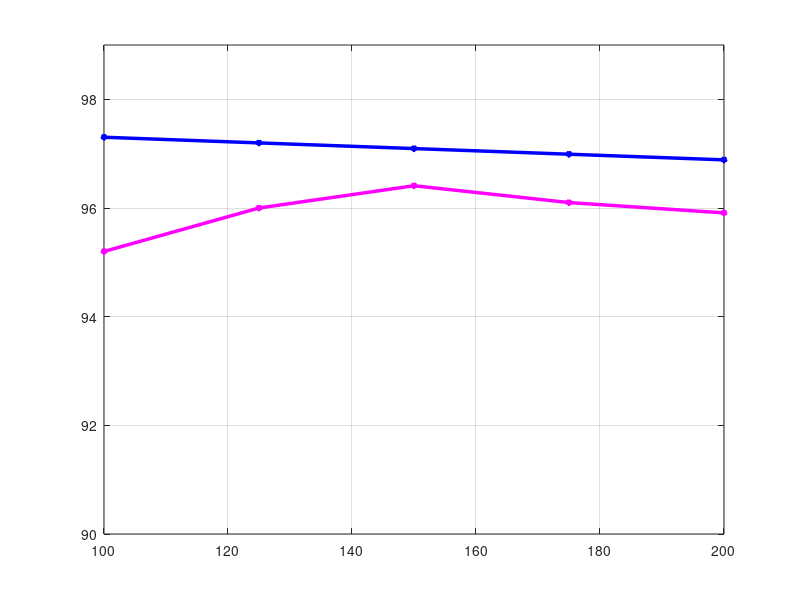

This chart was generated by the following MATLAB code:
clear
clc
Po=100:25:200
RL=2112.5;
Vin=48;                 
Vo=650;                         
G = Vo./Vin
f=50000;
Io=Po/Vo
d= (((3*G)-7)-(sqrt((G.^2)+(6*G)+9)))./(4*(G-1))
vc=0.05;               
VF=0.79;                 
Rs=55e-3;                              
Rd=50e-3;
rl=15e-3;                 
rc1 = 0.01;
rc2 = 0.01;
rc3 = 0.01;
rc4 = 0.01;
rc5 = 0.01;
IL = Io*(((2.*d.^3)-(9*d.^2)+(8.*d)-1)./((1-(2.*d)).*(1-d).*d));
L = (2.*Vin.*d.*(1-d))./(f.*0.1.*IL.*(1-(2.*d)));
VC1 = Vin./(1-(2.*d));
VC2 = (2.*Vin.*(1-d))./(1-(2.*d));
VC3 = (Vin.*((2.*d.^2)-(6.*d)+4))./((1-(2.*d)).*(1-d));
VC4 = (2.*Vin)./(1-(2.*d));
VC5 = (Vin.*((2.*d.^2)-(5.*d)+3))./((1-(2.*d)).*(1-d));
output=(Vin.*((2.*d.^2)-(7.*d)+5))./((1-(2.*d)).*(1-d));
Ic1rms = (Io.*((2.*d.^3)-(5.*d.^2)+(2.*d)+1))./((1-(2.*d)).*((1-d).^1.5).*sqrt (d));
Ic2rms = Io./(sqrt ((d).*(1-d)));
Ic3rms = Io./(sqrt ((d).*(1-d)));
Ic4rms =  Io.*(sqrt(d)/sqrt(1-d));
Ic5rms =  (Io.*(1+d))./(sqrt(d).*sqrt(1-d));
C1=(Io.*((2.*d.^3)-(5.*d.^2)+(2.*d)+1))./((1-(2.*d)).*(1-d).*f.*vc.*VC1);
C2=Io./(f*vc*VC2);
C3=Io./(f*vc*VC3);
C4=(Io*d)./(f*vc*VC4);
C5=(Io*(1+d))./(f*vc*VC5);
Iin =(Io.*((2.*d.^2)-(7.*d)+5))./((1-(2.*d)).*(1-d));
IS1AVG= (Io.*((2.*d.^3)-(5.*d.^2)+(2.*d)+1))./((1-(2.*d)).*(1-d));
IS1RMS= (Io.*((2.*d.^3)-(5.*d.^2)+(2.*d)+1))./((sqrt(d)).*(1-(2.*d)).*(1-d));
IS2AVG= (Io.*((2.*d.^3)-(5.*d.^2)+(2.*d)+1))./((1-(2.*d)).*(1-d));
IS2RMS= (Io.*((2.*d.^3)-(5.*d.^2)+(2.*d)+1))./((sqrt(d)).*(1-(2.*d)).*(1-d));
ID1AVG= (Io.*((2.*d.^3)-(5.*d.^2)+(2.*d)+1))./((1-(2.*d)).*(1-d));
ID1RMS=(Io.*((2.*d.^3)-(5.*d.^2)+(2.*d)+1))./((1-(2.*d)).*((1-d).^1.5));
ID2AVG= (Io.*((2.*d.^3)-(5.*d.^2)+(2.*d)+1))./((1-(2.*d)).*(1-d));
ID2RMS=(Io.*((2.*d.^3)-(5.*d.^2)+(2.*d)+1))./((1-(2.*d)).*((1-d).^1.5));
ID3AVG= Io;
ID3RMS=Io./(sqrt(d));
ID4AVG= Io;
ID4RMS=Io./sqrt(1-d);
ID5AVG= Io;
ID5RMS=Io./(sqrt(d));
ID6AVG= Io;
ID6RMS=Io./sqrt(1-d);
VS1= Vin./(1-(2*d));
VS2= Vin./(1-(2*d));
VD1= Vin./(1-(2*d));
VD2= Vin./(1-(2*d));
VD3= (2*Vin)./(1-(2*d));
VD4= (2*Vin)./(1-(2*d));
VD5= (2*Vin)./(1-(2*d));
VD6= (2*Vin)./(1-(2*d));
PL=((IL.^2).*rl);
PC=(Ic1rms.^2*rc1)+(Ic2rms.^2*rc2)+(Ic3rms.^2*rc3)+(Ic4rms.^2*rc4)+(Ic5rms.^2*rc5);
PSC = ((IS1RMS).^2+(IS2RMS).^2).*Rs  ;
PSWI2=(0.5.*f.*74.*10^(-9)).*((VS1.*IS1AVG)+(VS2.*IS2AVG)); 
PDC = ((ID1RMS).^2+(ID2RMS).^2+(ID3RMS).^2+(ID4RMS).^2+(ID5RMS).^2+(ID6RMS).^2).*Rd ;   
PDVF = ((ID1AVG+ID2AVG+ID3AVG+ID4AVG+ID5AVG+ID6AVG)).*VF  ;        
Loss2 =PL+PC+PSC+PSWI2+PDC+PDVF
effi2=(Po./(Po+PL+PC+PSC+PSWI2+PDC+PDVF)).*100
ylim ([90 99])
xlim ([100 200])
plot (Po,effi2,'-p','Color','blue','LineWidth',2.5, 'MarkerSize',4,'MarkerFaceColor','n')
hold on
y = [95.2   96  96.41   96.1  95.91];;
x=[100   125   150   175    200];% power
ylim ([90 99])
xlim ([100 200])
hold on
grid on
plot (x,y,'-p','Color','magenta','LineWidth',2.5, 'MarkerSize',4,'MarkerFaceColor','n')
hold on
grid on